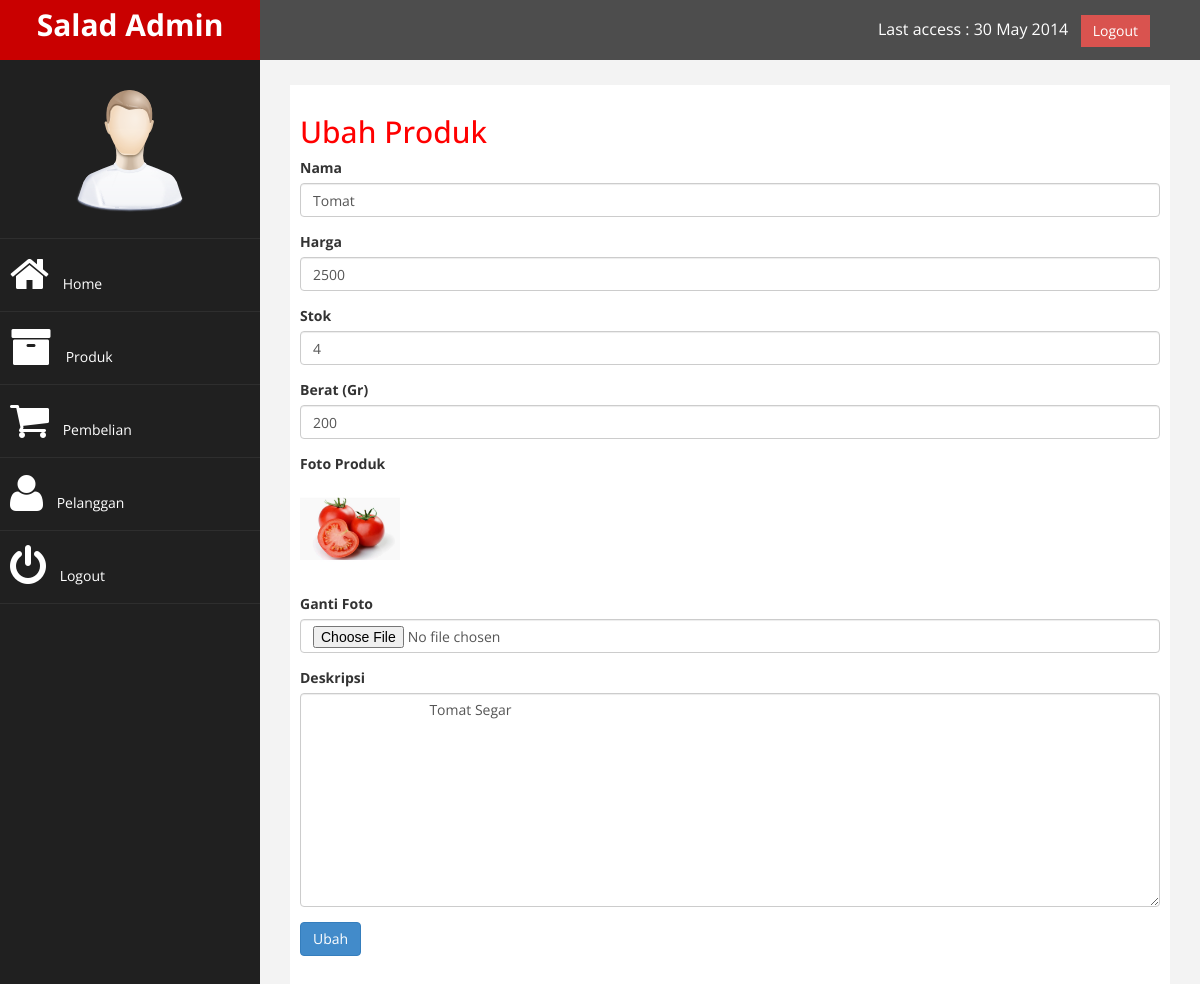
/admin/index.php?halaman=ubah-produk&id=8 (signed in), run on an earlier commit of the app's database.
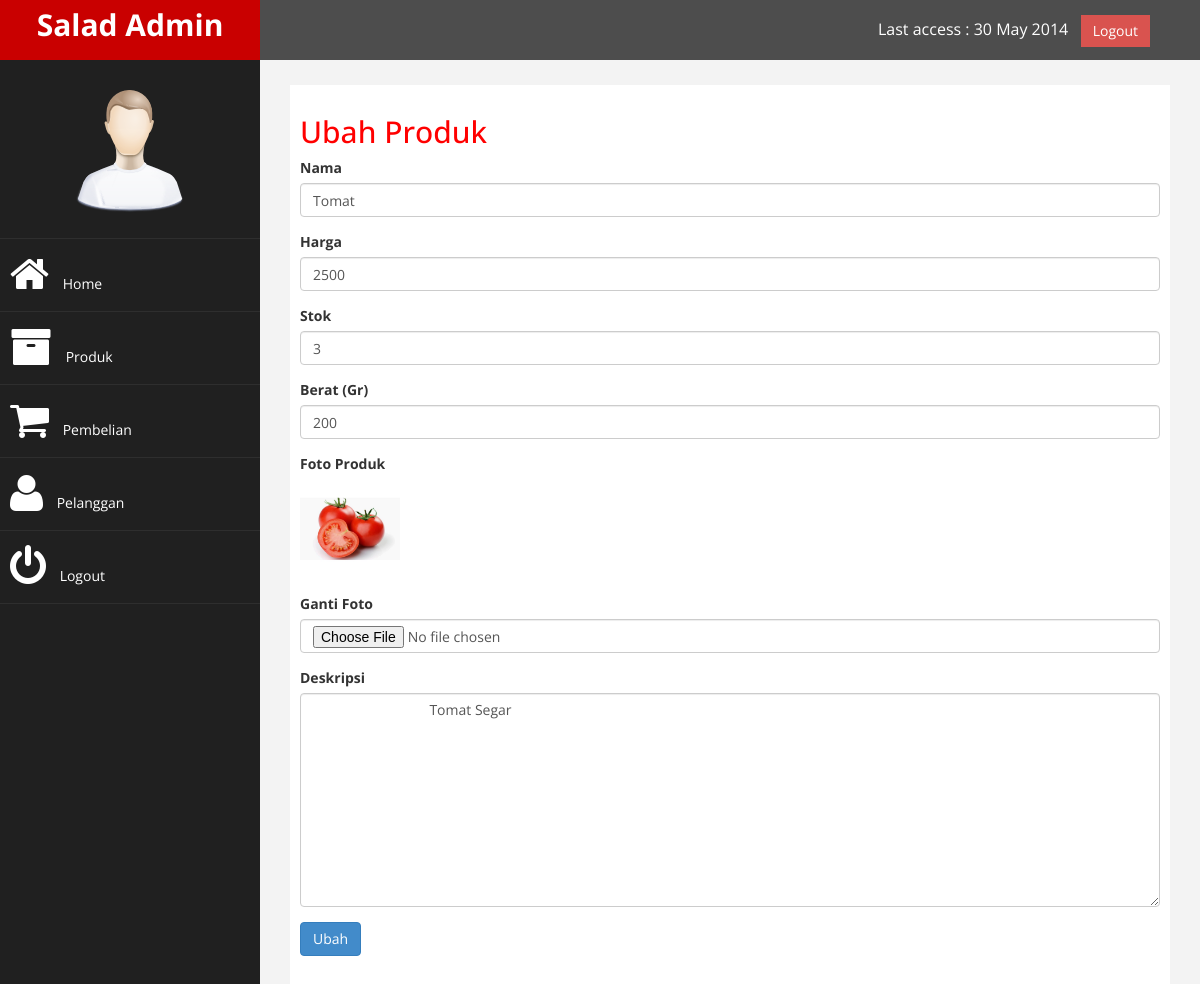
And on a later commit of the database.
### tables this page shows
CREATE TABLE `produk` (
  `id_produk` int(11) NOT NULL,
  `nama_produk` varchar(100) NOT NULL,
  `harga_produk` int(11) NOT NULL,
  `stok_produk` int(11) NOT NULL,
  `berat_produk` int(11) NOT NULL,
  `foto_produk` varchar(100) NOT NULL,
  `deskripsi_produk` text NOT NULL
);

### admin/ubah-produk.php (the view, shortened to what this page needs)
<!DOCTYPE html>
<html>
<head>
</head>
<body>
	<h2>Ubah Produk</h2>
	<?php
		$query = $koneksi->query("SELECT * FROM produk WHERE id_produk = '$_GET[id]'");
		$data = $query->fetch_assoc();
	?>
	<form method="POST" enctype="multipart/form-data">
		<div class="form-group">
			<label>Nama</label>
			<input type="text" class="form-control" name="nama" value="<?php echo $data['nama_produk']; ?>">
		</div>
		<div class="form-group">
			<label>Harga</label>
			<input type="number" class="form-control" name="harga" value="<?php echo $data['harga_produk']; ?>">
		</div>
		<div class="form-group">
			<label>Stok</label>
			<input type="number" class="form-control" name="stok" value="<?php echo $data['stok_produk']; ?>">
		</div>
		<div class="form-group">
			<label>Berat (Gr)</label>
			<input type="number" class="form-control" name="berat" value="<?php echo $data['berat_produk']; ?>">
		</div>
		<div class="form-group">
			<label>Foto Produk</label><br>
			<img src="../foto_produk/<?php echo $data['foto_produk']; ?>" width="100px">
		</div>
		<div class="form-group">
			<label>Ganti Foto</label>
			<input type="file" class="form-control" name="foto">
		</div>
		<div class="form-group">
			<label>Deskripsi</label>
			<textarea class="form-control" name="deskripsi" rows="10">
				<?php echo $data['deskripsi_produk']; ?>
			</textarea>
		</div>
		<button class="btn btn-primary" name="ubah">Ubah</button>
	</form><br>
</body>
</html>

What changed in the data, as far as the page shows it:
changed produk "Tomat": stok "4" → "3"
